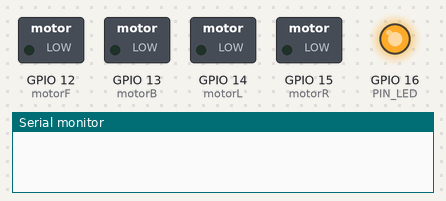
A sketch run on a simulated ESP8266 (NodeMCU). On the bench: switched loads named in the sketch (green lamp = pin HIGH), output pins drawn as LEDs (lit = HIGH), the last lines printed to the serial monitor. Dashed ring = blinking. EEPROM starts erased.

Above: at 3.0 s.
At 4.5 s:
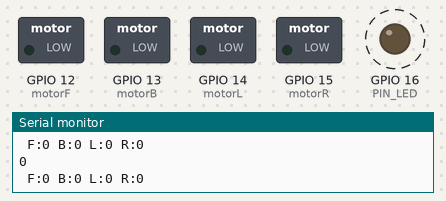
Timing chart, 0 to 6.6 s (numbered marks = the images above):
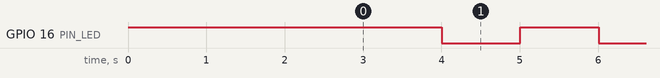

Measured:
- by itself, GPIO 16 (PIN_LED): alternates HIGH for 1.0 s and LOW for 1.0 s

The sketch:

ESPressoCarRX.ino
```cpp
/* Create a WiFi access point and provide a web server on it. */

#include <ESP8266WiFi.h>
#include <WiFiUdp.h>
#include <Wire.h>
#include <EEPROM.h>
//#include <Adafruit_GFX.h>
//#include <ESP_Adafruit_SSD1306.h>
static const int PIN_LED = 16; // ESPresso Lite
int ledState = LOW;
#define buffer_size 100
//#define OLED_RESET 4

#define period_udp 10
#define period_led 1000
#define period_control_motor 80

#define motorF 12
#define motorB 13
#define motorL 14
#define motorR 15

#define disconnectState 1000
#define UDPCONNECT 100


//Adafruit_SSD1306 display(OLED_RESET);

/* Set these to your desired credentials. */
const char *ssid = "kkao_server";
const char *password = "12345678";

unsigned int localPort = 12345;
unsigned long time_now, time_prev_udp, time_prev_led, time_prev_control_motor, timeCheckDisconnect,timeLED13;
int cb = 1;
int8_t sumCheck,sumCheckS;
int tempCh1, tempCh2;
int outputControlForward, outputControlBackward, outputControlLeft, outputControlRight;

int countPacket;

int eeYaw,eePitch,eeRoll;

boolean dataTrue = true;
boolean setUpPID = false;

char packetBuffer[buffer_size] = {0}; //buffer to hold incoming and outgoing packets
WiFiUDP udp;
int count = 0;

IPAddress local_ip(192, 168, 5, 1);
IPAddress gateway(192, 168, 5, 1);
IPAddress subnet(255, 255, 255, 0);


void Read_UDP();
void setup_oled();
void controlMotor();
void ledStatus(int timeBlink);
void readDataYPR();
void writeDataYPR(int yaw,int pitch,int roll);
void checkSetupData();

void setup()
{
  WiFi.disconnect();
  Serial.begin(115200);
  EEPROM.begin(512);


  pinMode(motorF, OUTPUT);
  pinMode(motorB, OUTPUT);
  pinMode(motorL, OUTPUT);
  pinMode(motorR, OUTPUT);
  pinMode(16, OUTPUT);
  digitalWrite(16, 1);


  //delay(3000);


  /* You can remove the password parameter if you want the AP to be open. */
  WiFi.softAP(ssid, password);
  delay(500);
  WiFi.softAPConfig(local_ip, gateway, subnet);
  delay(500);
  IPAddress myIP = WiFi.softAPIP();


  if ( udp.begin(localPort) > 0) {
    //Serial.println(myIP);
  } else {

  }

  delay(1000);

  time_now = millis();
  time_prev_udp = time_now;
  time_prev_led = time_now;
  time_prev_control_motor = time_now;
  timeCheckDisconnect = time_now;


}

void loop()
{
  time_now = millis();
  Read_UDP();// stand by read UDP
  //controlMotor();
  if (time_now - time_prev_control_motor >= 1000)
  {
    time_prev_control_motor = time_now;

    //digitalWrite(12, 1);    // debug
    //Read_UDP();
    // digitalWrite(12, 0);    // debug
    //do
//    if (dataTrue) {
//      controlMotor();
//    }

    Serial.println(countPacket);
    countPacket = 0;

  }//end control motor loop

  //  if (time_now - time_prev_led >= period_led)    // 10Hz
  //  {
  //    time_prev_led = time_now;
  //
  //    //   display.clearDisplay();
  //    //   display.setCursor(0, 0);
  //    //   display.println("CMMC.Espresso_lite");
  //    // display.println("");
  //    //   display.print((int8_t)packetBuffer[0]);
  //    //   display.print("  ");
  //    //   display.print((int8_t)packetBuffer[1]);
  //    //   display.print("  ");
  //    //   display.print((int8_t)packetBuffer[2]);
  //    //   display.print("  ");
  //    //   display.print((int8_t)packetBuffer[3]);
  //    //   display.print("                            ");
  //    //   display.display();
  //
  //
  //  }

  //delay(1);
}//end void loop

void Read_UDP()
{
  cb = udp.parsePacket();
  if (!cb) {
    if (time_now - timeCheckDisconnect > 1000) {// When no data from UDP > 500ms car wil stop
      timeCheckDisconnect = time_now;
      //Serial.println("Disconnect!");
      packetBuffer[1] = 0;
      packetBuffer[2] = 0;
      dataTrue = true;
      controlMotor();

      ledStatus(disconnectState);


    }
  }
  else {
    //Serial.print("length=");
    //Serial.println(cb);
    timeCheckDisconnect = time_now;
    ledStatus(UDPCONNECT);
    memset(packetBuffer, 0, buffer_size); // clear mem
    countPacket++;
    udp.read(packetBuffer, cb); // read the packet into the buffer
    // String temp = packetBuffer;
    // Serial.println(packetBuffer);

    // if (count > 8)
    // {
    //   count = 0;
    //   display.clearDisplay();
    //   display.setCursor(0, 0);
    // }
    // count++;
     //Serial.println((int16_t)packetBuffer[0],HEX);

    checkSetupData();


    // display.print((int)packetBuffer[0]);
    // display.print("  ");
    // display.print((int)packetBuffer[1]);
    // display.print("  ");
    // display.print((int)packetBuffer[2]);
    // display.print("  ");
    // display.print((int)packetBuffer[3]);
    // display.println("  ");
    // display.display();
    sumCheck = (int8_t)packetBuffer[1] + (int8_t)packetBuffer[2] + (int8_t)packetBuffer[3] + (int8_t)packetBuffer[4];

    if (sumCheck == (int8_t)packetBuffer[5] ) {
      dataTrue = true;
      //      Serial.print(" check bit ");
      //      Serial.print((int8_t)packetBuffer[0]);
      //      Serial.print("  ch1:");
      //      Serial.print((int8_t)packetBuffer[1]);
      //      Serial.print("  ch2:");
      //      Serial.print((int8_t)packetBuffer[2]);
      //      Serial.print("  ch3:");
      //      Serial.print((int8_t)packetBuffer[3]);
      //      Serial.print("  ch4:");
      //      Serial.print((int8_t)packetBuffer[4]);
      //      Serial.print("  sumAll:");
      //      Serial.print((int8_t)packetBuffer[5]);
      //      Serial.print("  sum check:");
      //      Serial.println(sumCheck);
      controlMotor();
    } else {
      dataTrue = false;
    }

    //    packetBuffer[0] = (packetBuffer[0] + 85);
    //    packetBuffer[1] = (packetBuffer[1] + 85);
    //    packetBuffer[3] = (packetBuffer[3] + 85);

    //    int ch3Temp = packetBuffer[2];
    //    ch3Temp = map(ch3Temp, 0, 100, 0, 255);
    //
    //    int ch1 = packetBuffer[0] * 1.4825;
    //    int ch2 = packetBuffer[1] * 1.4825;
    //    int ch3 = ch3Temp ;
    //    int ch4 = packetBuffer[3] * 1.4825;
    //
    //    Serial.print("a");
    //    Serial.print(ch2);
    //    Serial.print("b");
    //    Serial.print(ch1);
    //    Serial.print("c");
    //    Serial.print(ch3);
    //    Serial.print("d");
    //    Serial.print(ch4);
    //    Serial.println("!");

    //    Serial.write((int8_t)packetBuffer[0]);  // roll
    //      Serial.write((int8_t)packetBuffer[1]);  // pitch
    //      Serial.write((int8_t)packetBuffer[2]);  // throttle
    //      Serial.write((int8_t)packetBuffer[3]);  // yaw
    //      Serial.write(0xfe);
    //digitalWrite(16, !digitalRead(16));


  }
}

/*
   Function controlMotor()
   4 output  F B  L  R
  F B output range 0 - 1023
  L R output on or off (0 , 1023)
*/

void controlMotor() {
  //outputControlForward,outputControlBackward,outputControlLeft,outputControlRight;
  /*tempCh1,tempCh2
     use CH1 and Ch2 control car
  */
  //tempCh1 = (int8_t)packetBuffer[1];
  // tempCh2 = (int8_t)packetBuffer[2];

  //Stick center and offset
  if ((int8_t)packetBuffer[2] > -5  &&  (int8_t)packetBuffer[2] < 5) {
    outputControlForward = 0;
    outputControlBackward =  0;
  }

  if ((int8_t)packetBuffer[1]  > -40  && (int8_t)packetBuffer[1] < 40) {
    outputControlRight = 0;
    outputControlLeft = 0;
  }
  //

  if ((int8_t)packetBuffer[2] > 0) { //if ch1 > 0  car will forward
    outputControlForward = map((int8_t)packetBuffer[2], 0, 60, 0, 1023);
    outputControlBackward = 0;
  }
  if ((int8_t)packetBuffer[2] < 0) { //if ch1 < 0  car will backward
    outputControlForward = 0;

    outputControlBackward =  map(abs((int8_t)packetBuffer[2]), 0, 60, 0, 1023);
  }
//control left right  use on or off
  if ((int8_t)packetBuffer[1] > 40) { //if ch2 > 0  car will right
    outputControlLeft = 0;
    //outputControlRight = map((int8_t)packetBuffer[1], 0, 35, 0, 1023);
    outputControlRight = 1023;
  }
  if ((int8_t)packetBuffer[1] < -40) { //if ch2 < 0  car will left
    outputControlRight = 0;
    //outputControlLeft = map(abs((int8_t)packetBuffer[1]), 0, 35, 0, 1023);
    outputControlLeft = 1023;
  }


  /*
     debug
  */
    Serial.print(" F:");
    Serial.print(outputControlForward);
    Serial.print(" B:");
    Serial.print(outputControlBackward);
    Serial.print(" L:");
    Serial.print(outputControlLeft);
    Serial.print(" R:");
    Serial.println(outputControlRight);
  /*

  */

  /*
     sending output
  */
  outputControlForward = constrain(outputControlForward, 0, 1023);
  outputControlBackward = constrain(outputControlBackward, 0, 1023);
  outputControlLeft = constrain(outputControlLeft, 0, 1023);
  outputControlRight = constrain(outputControlRight, 0, 1023);
  // limits range of sensor values to between 0 and 1023
  analogWrite(motorF, outputControlForward);
  analogWrite(motorB, outputControlBackward);
  analogWrite(motorL, outputControlLeft);
  analogWrite(motorR, outputControlRight);
  /*

  */


}//end void controlMotor()

void ledStatus(int timeBlink) {
  //timeLED13
  if (( time_now - timeLED13) >= timeBlink) {
    //blinkState = !blinkState;
    timeLED13 =  time_now;
    // if the LED is off turn it on and vice-versa:
    if (ledState == LOW)
      ledState = HIGH;
    else
      ledState = LOW;

    // set the LED with the ledState of the variable:
    digitalWrite(PIN_LED, ledState);
  }
}

void writeDataYPR(int yaw,int pitch,int roll){
  EEPROM.write(0, yaw);
  EEPROM.commit();
  delay(1);
  EEPROM.write(1, pitch);
  EEPROM.commit();
  delay(1);
  EEPROM.write(2, roll);
  EEPROM.commit();
  delay(1);
}

void readDataYPR(){
  //eeYaw,eePitch,eeRoll
  eeYaw = EEPROM.read(0);
  delay(1);
  eePitch = EEPROM.read(1);
  delay(1);
  eeRoll = EEPROM.read(2);
  delay(1);
}

void checkSetupData(){
     if((int16_t)packetBuffer[0] == 0xf0 && (int16_t)packetBuffer[0] == 0xf0){//setUpPID

      int8_t sumCheckSetup = (int8_t)((int8_t)packetBuffer[3] + (int8_t)packetBuffer[4] + (int8_t)packetBuffer[5]);
      if(sumCheckSetup == (int8_t)packetBuffer[6]){

      Serial.print("setup!!  ");
      Serial.print("  setbit1:");
      Serial.print((int8_t)packetBuffer[0]);
      Serial.print("  setbit2:");
      Serial.print((int8_t)packetBuffer[1]);
      Serial.print("  YPR");
      Serial.print((int8_t)packetBuffer[2]);
      Serial.print("  Yaw gain:");
      Serial.print((int8_t)packetBuffer[3]+ 128);
      Serial.print("  Pitch gain:");
      Serial.print((int8_t)packetBuffer[4]+ 128);
      Serial.print("  Roll gain:");
      Serial.print((int8_t)packetBuffer[5]+ 128);
      Serial.print("  Sum YPR:");
      Serial.print((int8_t)packetBuffer[6]);
      Serial.print("  Sum YPR check:");
      Serial.println(sumCheckSetup);

      writeDataYPR((int8_t)packetBuffer[3]+ 128,(int8_t)packetBuffer[4]+ 128,(int8_t)packetBuffer[5]+ 128);
      readDataYPR();
      Serial.print("  yaw in eerom:");
      Serial.print(eeYaw);
      Serial.print("  pitch in eerom:");
      Serial.print(eePitch);
      Serial.print("  roll in eerom:");
      Serial.println(eeRoll);
      }

    }
}
```
